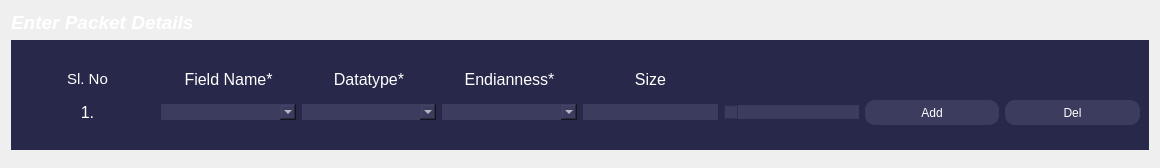
<?xml version="1.0" encoding="UTF-8"?>
<ui version="4.0">
 <class>Form</class>
 <widget class="QWidget" name="Form">
  <property name="geometry">
   <rect>
    <x>0</x>
    <y>0</y>
    <width>1160</width>
    <height>168</height>
   </rect>
  </property>
  <property name="windowTitle">
   <string>Form</string>
  </property>
  <layout class="QVBoxLayout" name="verticalLayout">
   <item>
    <layout class="QHBoxLayout" name="horizontalLayout_2">
     <item>
      <widget class="QLabel" name="label">
       <property name="font">
        <font>
         <pointsize>14</pointsize>
         <weight>75</weight>
         <italic>true</italic>
         <bold>true</bold>
        </font>
       </property>
       <property name="styleSheet">
        <string notr="true">color: rgb(255, 255, 255) ;</string>
       </property>
       <property name="text">
        <string>Enter Packet Details</string>
       </property>
      </widget>
     </item>
     <item>
      <widget class="QLabel" name="msg">
       <property name="font">
        <font>
         <weight>75</weight>
         <italic>true</italic>
         <bold>true</bold>
        </font>
       </property>
       <property name="text">
        <string/>
       </property>
       <property name="alignment">
        <set>Qt::AlignRight|Qt::AlignTrailing|Qt::AlignVCenter</set>
       </property>
      </widget>
     </item>
    </layout>
   </item>
   <item>
    <layout class="QHBoxLayout" name="horizontalLayout_3">
     <item>
      <widget class="QScrollArea" name="scrollArea">
       <property name="sizePolicy">
        <sizepolicy hsizetype="MinimumExpanding" vsizetype="MinimumExpanding">
         <horstretch>0</horstretch>
         <verstretch>0</verstretch>
        </sizepolicy>
       </property>
       <property name="minimumSize">
        <size>
         <width>791</width>
         <height>110</height>
        </size>
       </property>
       <property name="maximumSize">
        <size>
         <width>16777215</width>
         <height>16777215</height>
        </size>
       </property>
       <property name="autoFillBackground">
        <bool>true</bool>
       </property>
       <property name="styleSheet">
        <string notr="true">border-radius : 10px;background-color: rgba(40,40,74,255);
color: rgb(255, 255, 255);</string>
       </property>
       <property name="verticalScrollBarPolicy">
        <enum>Qt::ScrollBarAsNeeded</enum>
       </property>
       <property name="widgetResizable">
        <bool>true</bool>
       </property>
       <property name="alignment">
        <set>Qt::AlignLeading|Qt::AlignLeft|Qt::AlignTop</set>
       </property>
       <widget class="QWidget" name="scrollAreaWidgetContents">
        <property name="geometry">
         <rect>
          <x>0</x>
          <y>0</y>
          <width>1140</width>
          <height>110</height>
         </rect>
        </property>
        <property name="mouseTracking">
         <bool>false</bool>
        </property>
        <property name="styleSheet">
         <string notr="true">border-radius : 10px;</string>
        </property>
        <layout class="QVBoxLayout" name="verticalLayout_2">
         <item>
          <layout class="QGridLayout" name="details">
           <item row="0" column="4">
            <widget class="QLabel" name="label_2">
             <property name="sizePolicy">
              <sizepolicy hsizetype="Minimum" vsizetype="Preferred">
               <horstretch>0</horstretch>
               <verstretch>0</verstretch>
              </sizepolicy>
             </property>
             <property name="minimumSize">
              <size>
               <width>30</width>
               <height>0</height>
              </size>
             </property>
             <property name="font">
              <font>
               <pointsize>12</pointsize>
              </font>
             </property>
             <property name="text">
              <string>Size</string>
             </property>
             <property name="alignment">
              <set>Qt::AlignCenter</set>
             </property>
            </widget>
           </item>
           <item row="1" column="1">
            <widget class="QComboBox" name="comboBox_1">
             <property name="sizePolicy">
              <sizepolicy hsizetype="Minimum" vsizetype="Fixed">
               <horstretch>0</horstretch>
               <verstretch>0</verstretch>
              </sizepolicy>
             </property>
             <property name="minimumSize">
              <size>
               <width>30</width>
               <height>0</height>
              </size>
             </property>
             <property name="styleSheet">
              <string notr="true">background-color: rgba(60,60,94,255);
color: rgb(255, 255, 255);

</string>
             </property>
             <property name="editable">
              <bool>true</bool>
             </property>
             <property name="sizeAdjustPolicy">
              <enum>QComboBox::AdjustToContents</enum>
             </property>
            </widget>
           </item>
           <item row="1" column="6">
            <widget class="QPushButton" name="add">
             <property name="maximumSize">
              <size>
               <width>16777215</width>
               <height>25</height>
              </size>
             </property>
             <property name="styleSheet">
              <string notr="true">background-color: rgba(60,60,94,255);</string>
             </property>
             <property name="text">
              <string>Add</string>
             </property>
            </widget>
           </item>
           <item row="1" column="3">
            <widget class="QComboBox" name="comboBox_3">
             <property name="sizePolicy">
              <sizepolicy hsizetype="Minimum" vsizetype="Fixed">
               <horstretch>0</horstretch>
               <verstretch>0</verstretch>
              </sizepolicy>
             </property>
             <property name="minimumSize">
              <size>
               <width>30</width>
               <height>0</height>
              </size>
             </property>
             <property name="styleSheet">
              <string notr="true">background-color: rgba(60,60,94,255);
color: rgb(255, 255, 255);

</string>
             </property>
             <property name="sizeAdjustPolicy">
              <enum>QComboBox::AdjustToContents</enum>
             </property>
            </widget>
           </item>
           <item row="1" column="4">
            <widget class="QLineEdit" name="lineEdit">
             <property name="sizePolicy">
              <sizepolicy hsizetype="Minimum" vsizetype="Fixed">
               <horstretch>0</horstretch>
               <verstretch>0</verstretch>
              </sizepolicy>
             </property>
             <property name="minimumSize">
              <size>
               <width>30</width>
               <height>0</height>
              </size>
             </property>
             <property name="styleSheet">
              <string notr="true">background-color: rgba(60,60,94,255);
</string>
             </property>
            </widget>
           </item>
           <item row="0" column="3">
            <widget class="QLabel" name="label_11">
             <property name="minimumSize">
              <size>
               <width>0</width>
               <height>30</height>
              </size>
             </property>
             <property name="maximumSize">
              <size>
               <width>16777215</width>
               <height>30</height>
              </size>
             </property>
             <property name="font">
              <font>
               <pointsize>12</pointsize>
              </font>
             </property>
             <property name="text">
              <string>Endianness*</string>
             </property>
             <property name="alignment">
              <set>Qt::AlignCenter</set>
             </property>
            </widget>
           </item>
           <item row="1" column="0">
            <widget class="QLabel" name="label_5">
             <property name="sizePolicy">
              <sizepolicy hsizetype="Minimum" vsizetype="Preferred">
               <horstretch>0</horstretch>
               <verstretch>0</verstretch>
              </sizepolicy>
             </property>
             <property name="minimumSize">
              <size>
               <width>30</width>
               <height>25</height>
              </size>
             </property>
             <property name="maximumSize">
              <size>
               <width>16777215</width>
               <height>25</height>
              </size>
             </property>
             <property name="font">
              <font>
               <pointsize>12</pointsize>
              </font>
             </property>
             <property name="text">
              <string>1.</string>
             </property>
             <property name="alignment">
              <set>Qt::AlignCenter</set>
             </property>
            </widget>
           </item>
           <item row="1" column="5">
            <widget class="QCheckBox" name="checkBox">
             <property name="minimumSize">
              <size>
               <width>10</width>
               <height>0</height>
              </size>
             </property>
             <property name="styleSheet">
              <string notr="true">background-color: rgba(60,60,94,255);
</string>
             </property>
             <property name="text">
              <string/>
             </property>
            </widget>
           </item>
           <item row="0" column="1">
            <widget class="QLabel" name="label_9">
             <property name="sizePolicy">
              <sizepolicy hsizetype="Minimum" vsizetype="Preferred">
               <horstretch>0</horstretch>
               <verstretch>0</verstretch>
              </sizepolicy>
             </property>
             <property name="minimumSize">
              <size>
               <width>30</width>
               <height>30</height>
              </size>
             </property>
             <property name="maximumSize">
              <size>
               <width>16777215</width>
               <height>30</height>
              </size>
             </property>
             <property name="font">
              <font>
               <pointsize>12</pointsize>
              </font>
             </property>
             <property name="text">
              <string>Field Name*</string>
             </property>
             <property name="alignment">
              <set>Qt::AlignCenter</set>
             </property>
            </widget>
           </item>
           <item row="0" column="2">
            <widget class="QLabel" name="label_10">
             <property name="sizePolicy">
              <sizepolicy hsizetype="Minimum" vsizetype="Preferred">
               <horstretch>0</horstretch>
               <verstretch>0</verstretch>
              </sizepolicy>
             </property>
             <property name="minimumSize">
              <size>
               <width>30</width>
               <height>30</height>
              </size>
             </property>
             <property name="maximumSize">
              <size>
               <width>16777215</width>
               <height>30</height>
              </size>
             </property>
             <property name="font">
              <font>
               <pointsize>12</pointsize>
              </font>
             </property>
             <property name="text">
              <string>Datatype*</string>
             </property>
             <property name="alignment">
              <set>Qt::AlignCenter</set>
             </property>
            </widget>
           </item>
           <item row="0" column="0">
            <widget class="QLabel" name="label_4">
             <property name="sizePolicy">
              <sizepolicy hsizetype="Minimum" vsizetype="Preferred">
               <horstretch>0</horstretch>
               <verstretch>0</verstretch>
              </sizepolicy>
             </property>
             <property name="minimumSize">
              <size>
               <width>30</width>
               <height>30</height>
              </size>
             </property>
             <property name="maximumSize">
              <size>
               <width>16777215</width>
               <height>30</height>
              </size>
             </property>
             <property name="font">
              <font>
               <pointsize>11</pointsize>
              </font>
             </property>
             <property name="text">
              <string>Sl. No</string>
             </property>
             <property name="alignment">
              <set>Qt::AlignCenter</set>
             </property>
            </widget>
           </item>
           <item row="1" column="2">
            <widget class="QComboBox" name="comboBox_2">
             <property name="sizePolicy">
              <sizepolicy hsizetype="Minimum" vsizetype="Fixed">
               <horstretch>0</horstretch>
               <verstretch>0</verstretch>
              </sizepolicy>
             </property>
             <property name="minimumSize">
              <size>
               <width>30</width>
               <height>0</height>
              </size>
             </property>
             <property name="styleSheet">
              <string notr="true">background-color: rgba(60,60,94,255);
color: rgb(255, 255, 255);

</string>
             </property>
             <property name="sizeAdjustPolicy">
              <enum>QComboBox::AdjustToContents</enum>
             </property>
            </widget>
           </item>
           <item row="1" column="7">
            <widget class="QPushButton" name="delt">
             <property name="maximumSize">
              <size>
               <width>16777215</width>
               <height>25</height>
              </size>
             </property>
             <property name="styleSheet">
              <string notr="true">background-color: rgba(60,60,94,255);</string>
             </property>
             <property name="text">
              <string>Del</string>
             </property>
            </widget>
           </item>
          </layout>
         </item>
        </layout>
       </widget>
      </widget>
     </item>
    </layout>
   </item>
   <item>
    <spacer name="verticalSpacer">
     <property name="orientation">
      <enum>Qt::Vertical</enum>
     </property>
     <property name="sizeHint" stdset="0">
      <size>
       <width>20</width>
       <height>24</height>
      </size>
     </property>
    </spacer>
   </item>
  </layout>
 </widget>
 <resources/>
 <connections/>
</ui>
